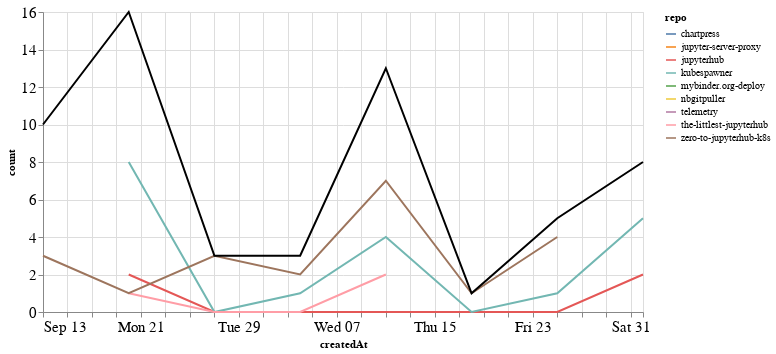

This figure's notebook cell:
### Markdown cell above
## Comments

### Code cell
comments_time = comments.groupby('repo').resample('W', on='createdAt').count()['author'].reset_index()
comments_time = comments_time.rename(columns={'author': 'count'})
comments_time_total = comments_time.groupby('createdAt').agg({"count": "sum"}).reset_index()
ch1 = alt.Chart(comments_time, width=600).mark_line().encode(
    x='createdAt',
    y='count',
    color='repo',
    tooltip="repo"
)

ch2 = alt.Chart(comments_time_total, width=600).mark_line(color="black").encode(
    x='createdAt',
    y='count',
)

ch1 + ch2

### Figure 1 — Vega-Lite specification as saved in the notebook (floating-point values rounded to 4 significant figures)
{"config": {"axisLeft": {"labelFontSize": 15}, "axisBottom": {"labelFontSize": 15}}, "layer": [{"data": {"name": "data-7be9031df8cda3bd9555e62809568c10"}, "mark": "line", "encoding": {"color": {"type": "nominal", "field": "repo"}, "tooltip": {"type": "nominal", "field": "repo"}, "x": {"type": "temporal", "field": "createdAt"}, "y": {"type": "quantitative", "field": "count"}}, "width": 600}, {"data": {"name": "data-41057eeffded193aead4d72f088a6b3b"}, "mark": {"type": "line", "color": "black"}, "encoding": {"x": {"type": "temporal", "field": "createdAt"}, "y": {"type": "quantitative", "field": "count"}}, "width": 600}], "$schema": "https://vega.github.io/schema/vega-lite/v4.8.1.json", "datasets": {"data-7be9031df8cda3bd9555e62809568c10": [{"repo": "chartpress", "createdAt": "2020-11-01T00:00:00", "count": 1}, {"repo": "jupyter-server-proxy", "createdAt": "2020-09-20T00:00:00", "count": 3}, {"repo": "jupyterhub", "createdAt": "2020-09-20T00:00:00", "count": 2}, {"repo": "jupyterhub", "createdAt": "2020-09-27T00:00:00", "count": 0}, {"repo": "jupyterhub", "createdAt": "2020-10-04T00:00:00", "count": 0}, {"repo": "jupyterhub", "createdAt": "2020-10-11T00:00:00", "count": 0}, {"repo": "jupyterhub", "createdAt": "2020-10-18T00:00:00", "count": 0}, {"repo": "jupyterhub", "createdAt": "2020-10-25T00:00:00", "count": 0}, {"repo": "jupyterhub", "createdAt": "2020-11-01T00:00:00", "count": 2}, {"repo": "kubespawner", "createdAt": "2020-09-20T00:00:00", "count": 8}, {"repo": "kubespawner", "createdAt": "2020-09-27T00:00:00", "count": 0}, {"repo": "kubespawner", "createdAt": "2020-10-04T00:00:00", "count": 1}, {"repo": "kubespawner", "createdAt": "2020-10-11T00:00:00", "count": 4}, {"repo": "kubespawner", "createdAt": "2020-10-18T00:00:00", "count": 0}, {"repo": "kubespawner", "createdAt": "2020-10-25T00:00:00", "count": 1}, {"repo": "kubespawner", "createdAt": "2020-11-01T00:00:00", "count": 5}, {"repo": "mybinder.org-deploy", "createdAt": "2020-09-13T00:00:00", "count": 1}, {"repo": "nbgitpuller", "createdAt": "2020-09-20T00:00:00", "count": 1}, {"repo": "telemetry", "createdAt": "2020-09-13T00:00:00", "count": 6}, {"repo": "the-littlest-jupyterhub", "createdAt": "2020-09-20T00:00:00", "count": 1}, {"repo": "the-littlest-jupyterhub", "createdAt": "2020-09-27T00:00:00", "count": 0}, {"repo": "the-littlest-jupyterhub", "createdAt": "2020-10-04T00:00:00", "count": 0}, {"repo": "the-littlest-jupyterhub", "createdAt": "2020-10-11T00:00:00", "count": 2}, {"repo": "zero-to-jupyterhub-k8s", "createdAt": "2020-09-13T00:00:00", "count": 3}, {"repo": "zero-to-jupyterhub-k8s", "createdAt": "2020-09-20T00:00:00", "count": 1}, {"repo": "zero-to-jupyterhub-k8s", "createdAt": "2020-09-27T00:00:00", "count": 3}, {"repo": "zero-to-jupyterhub-k8s", "createdAt": "2020-10-04T00:00:00", "count": 2}, {"repo": "zero-to-jupyterhub-k8s", "createdAt": "2020-10-11T00:00:00", "count": 7}, {"repo": "zero-to-jupyterhub-k8s", "createdAt": "2020-10-18T00:00:00", "count": 1}, {"repo": "zero-to-jupyterhub-k8s", "createdAt": "2020-10-25T00:00:00", "count": 4}], "data-41057eeffded193aead4d72f088a6b3b": [{"createdAt": "2020-09-13T00:00:00", "count": 10}, {"createdAt": "2020-09-20T00:00:00", "count": 16}, {"createdAt": "2020-09-27T00:00:00", "count": 3}, {"createdAt": "2020-10-04T00:00:00", "count": 3}, {"createdAt": "2020-10-11T00:00:00", "count": 13}, {"createdAt": "2020-10-18T00:00:00", "count": 1}, {"createdAt": "2020-10-25T00:00:00", "count": 5}, {"createdAt": "2020-11-01T00:00:00", "count": 8}]}}
